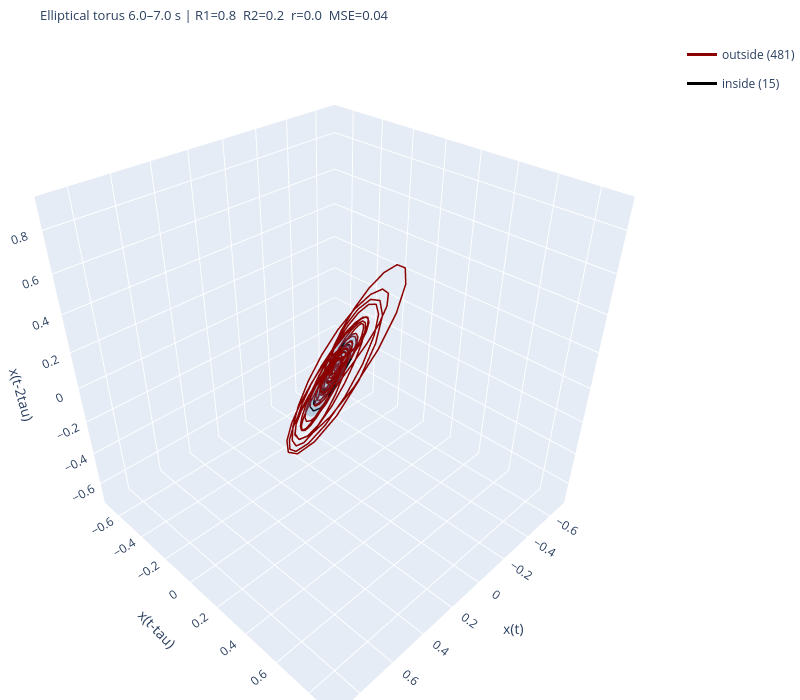

Notebook code cell kept with this figure:
### Code cell
plot_two_torus_fit(all_fits[500])
